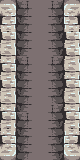

The image is a tile-based game level rendered from a .tmx file. Its description and complete source (layers, tilesets, objects, tile grids) follow:
An orthogonal 10x20 tile map with 8x8 px tiles, 2 tile layers (ground, wall).

<map version="1.10" tiledversion="1.11.2" orientation="orthogonal" renderorder="right-down" width="10" height="20" tilewidth="8" tileheight="8" infinite="0" nextlayerid="3" nextobjectid="1">
 <tileset firstgid="1" source="地牢.tsx" />
 <layer id="2" name="ground" width="10" height="20">
  <data encoding="csv">
871,872,2147484190,2147484189,872,872,541,542,872,872,
872,871,2147484250,2147484249,872,871,601,602,932,871,
872,871,2147484310,2147484309,872,871,661,662,932,871,
872,871,2147484370,2147484369,871,871,721,722,932,871,
872,872,2147484430,2147484429,871,871,781,782,932,871,
872,872,2147484490,2147484489,871,871,841,842,871,871,
872,872,2147484550,2147484549,872,871,901,902,931,871,
872,872,2147484190,2147484189,871,871,541,542,931,871,
872,872,2147484250,2147484249,931,871,601,602,932,871,
872,932,2147484310,2147484309,932,871,661,662,871,872,
872,932,2147484370,2147484369,932,871,721,722,871,872,
872,931,2147484430,2147484429,872,931,781,782,871,872,
872,931,2147484490,2147484489,871,872,841,842,871,872,
872,871,2147484550,2147484549,871,872,541,542,871,872,
872,931,2147484190,2147484189,871,871,601,602,872,932,
871,931,2147484250,2147484249,871,931,661,662,872,932,
931,932,2147484310,2147484309,931,932,721,722,872,931,
931,932,2147484370,2147484369,931,932,781,782,872,931,
932,931,2147484430,2147484429,932,931,841,842,932,931,
931,932,2147484490,2147484489,931,932,901,902,931,932
</data>
 </layer>
 <layer id="1" name="wall" width="10" height="20">
  <data encoding="csv">
1073742151,1073742152,0,0,0,0,0,0,3221225800,3221225799,
1073742091,1073742092,0,0,0,0,0,0,3221225740,3221225739,
1073742031,1073742032,0,0,0,0,0,0,3221225680,3221225679,
1073741971,1073741972,0,0,0,0,0,0,3221225620,3221225619,
441,442,0,0,0,0,0,0,441,442,
501,502,0,0,0,0,0,0,501,502,
561,562,0,0,0,0,0,0,441,442,
621,622,0,0,0,0,0,0,501,502,
681,682,0,0,0,0,0,0,561,562,
741,742,0,0,0,0,0,0,621,622,
441,442,0,0,0,0,0,0,441,442,
501,502,0,0,0,0,0,0,501,502,
561,562,0,0,0,0,0,0,561,562,
621,622,0,0,0,0,0,0,621,622,
681,682,0,0,0,0,0,0,681,682,
741,742,0,0,0,0,0,0,741,742,
147,148,0,0,0,0,0,0,2147483796,2147483795,
207,208,0,0,0,0,0,0,2147483856,2147483855,
267,268,0,0,0,0,0,0,2147483916,2147483915,
327,328,0,0,0,0,0,0,2147483976,2147483975
</data>
 </layer>
</map>
